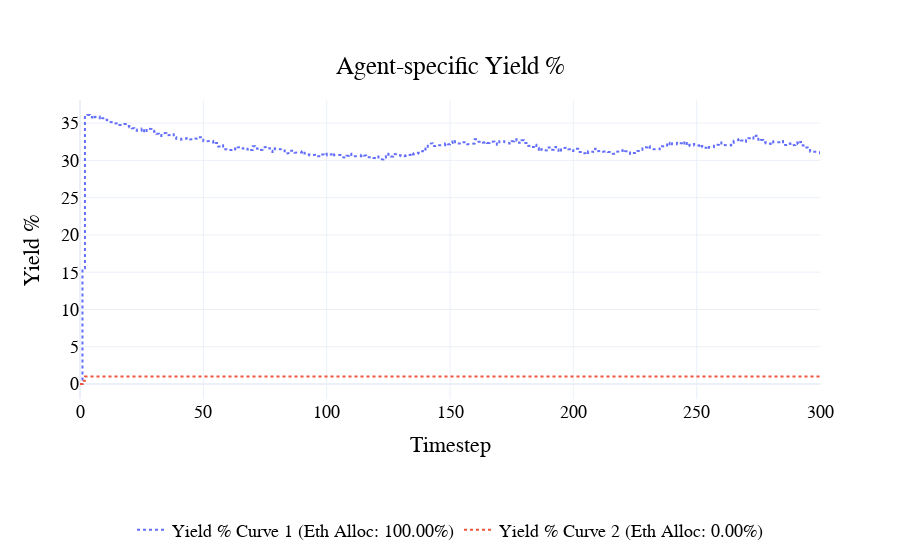

The cell this chart's notebook holds for it:
### Code cell
fig = visualizations.plot_yield_pct(
    df, init_agent_eth_alloc
)
pio.show(fig)

### Figure 1 — Plotly figure (JSON) as saved in the notebook; plotly's stock layout.template omitted (floating-point values rounded to 4 significant figures; data arrays with more than 128 entries replaced by an {"elided": "..."} marker saying what was removed)
{"data": [{"line": {"dash": "dot", "width": 2}, "name": "Yield % Curve 1 (Eth Alloc: 100.00%)", "type": "scatter", "x": {"elided": "2401 int values"}, "y": {"elided": "2401 float values"}}, {"line": {"dash": "dot", "width": 2}, "name": "Yield % Curve 2 (Eth Alloc: 0.00%)", "type": "scatter", "x": {"elided": "2401 int values"}, "y": {"elided": "2401 float values"}}], "layout": {"font": {"color": "black", "family": "Arial", "size": 18}, "hovermode": "x unified", "legend": {"orientation": "h", "x": 0.5, "xanchor": "center", "y": -0.5, "yanchor": "bottom"}, "paper_bgcolor": "rgba(255, 255, 255, 1)", "plot_bgcolor": "rgba(255, 255, 255, 1)", "title": {"text": "Agent-specific Yield %", "x": 0.5, "xanchor": "center", "y": 0.9, "yanchor": "top"}, "xaxis": {"title": {"text": "Timestep"}}, "yaxis": {"title": {"text": "Yield %"}}}}
